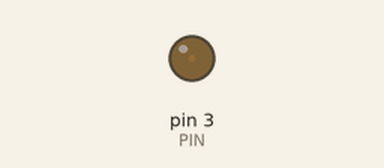
A sketch run on a simulated Arduino Uno, built with avr-gcc and run on an emulated ATmega328P. Parts: output pins drawn as LEDs (lit = HIGH).

Above: at 0.05 s.
At 6.4 s:
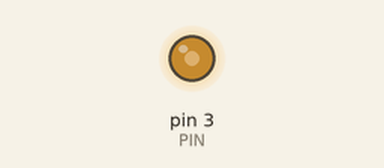
At 9.55 s:
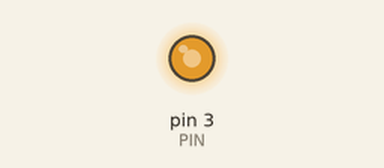
At 12.75 s:
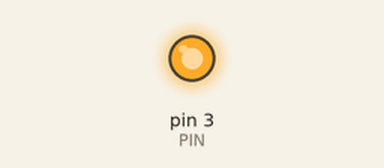
Timing chart, 0 to 16.6 s (numbered marks = the images above):
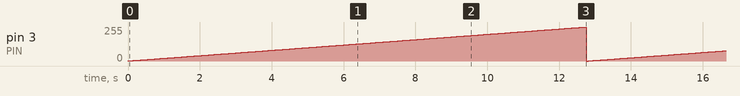

The sketch:

sketch_may24a.ino
```cpp
// attach a light to this pin
int PIN = 3;


void setup() {
  Serial.begin(9600);

  // put your setup code here, to run once:
  pinMode(PIN, OUTPUT);


//  pinMode (A0, INPUT);
//  digitalWrite (A0, HIGH);


  pinMode(A0, INPUT);
}


int counter = 0;

void loop() {
  // put your main code here, to run repeatedly:

  counter = counter + 1;
//  Serial.println(counter);

  if (counter > 255) {
    counter = 0;
  }

  analogWrite(PIN, counter);
  delay(50);

//  int photo = analogRead(A0);
//  Serial.println(photo);


//  analogWrite(PIN, 255 - map(photo, 60, 800, 0, 255));
//    if(counter > 2000) {
//      digitalWrite (PIN, LOW);
////      counter = 0;
//    }
//    else if(counter > 1000) {
//      digitalWrite(PIN, HIGH);
//    }

}
```

Measured:
- by itself, pin 3 (PIN): ramps from 0/255 to 255/255 and jumps back, once every 12.8 s
